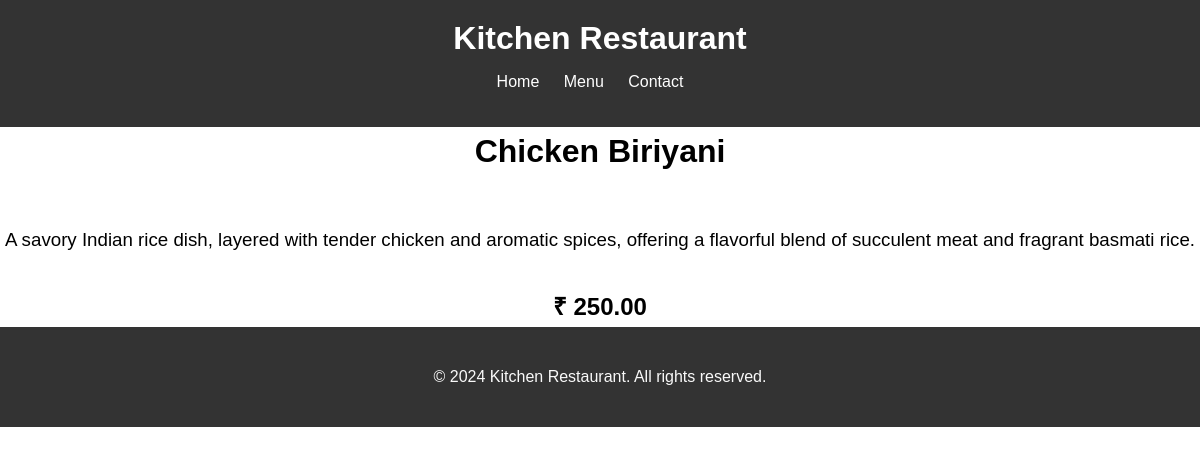
Screenshot of /kitchen_menu/1/ with the database file from the repository.
### kitchen_menu/models.py (models this page shows, shortened)
class Menu(models.Model):
    Name = models.CharField(max_length=200, unique=True)
    Description = models.CharField(max_length=1000)
    Price = models.DecimalField(max_digits=10, decimal_places=2)
    Meal_type = models.CharField(max_length=20, choices=MEAL_TYPE)
    Author = models.ForeignKey(User, on_delete = models.PROTECT, default=2)
    status = models.IntegerField(choices=STATUS, default=1)
    created_at = models.DateTimeField(auto_now_add = True)
    updates_at = models.DateTimeField(auto_now=True)

### kitchen_menu/views.py (the view)
# urls.py: path('<int:pk>/', views.details, name='details'),
def details(request, pk):
    dish = get_object_or_404(Menu, pk = pk)
    context = {
        'dish' : dish,
    }
    return render(request, 'details.html', context)

### templates/details.html
{% extends 'base.html' %}
{% block content %}
<div class="landing" style="background-color: white; color: black; flex-direction: column;">
    <h1>{{dish.Name}}</h1><br>
    <h3 style="font-weight: normal;">{{ dish.Description }}</h3>
    <h2>₹ {{ dish.Price }}</h2>
</div>
{% endblock %}

### templates/base.html (style rules this page uses)
body { font-family: Arial, sans-serif; margin: 0; padding: 0; }
.landing { background-color: #333; color: #f9f9f9; width: 100%; height: 100px; display: flex; justify-content: center; align-items: center; margin-top: 50px; }

### rows the page displays
Menu: Name "Chicken Biriyani", Description "A savory Indian rice dish, layered with tender chicken and aromatic spices, offering a flavorful blend of succulent meat and fragrant basmati rice.", Price "250.00"
